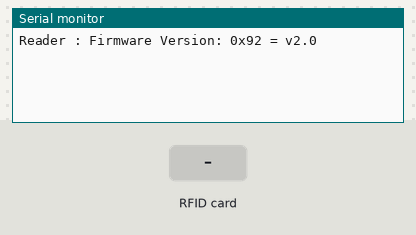
The sketch below on a simulated Arduino Uno, built with avr-gcc and run on an emulated ATmega328P. Parts: the last lines printed to the serial monitor. The inputs (shaded band) are chosen by the test bench.

Above: at 1.2 s.
1.3 s: RFID card 5A 1E 97 7F held to the reader
At 1.9 s:
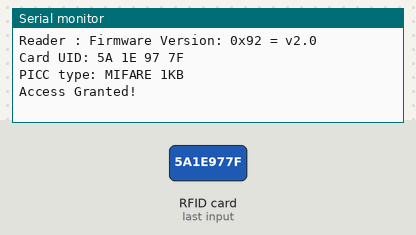
2.8 s: RFID card 5E 7A 19 C4 held to the reader
At 3.3 s:
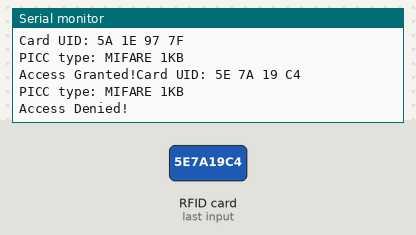

The sketch:

RFID.ino
```cpp
#include <SPI.h>
#include <MFRC522.h>

#define RST_PIN         9
#define SS_PIN          10  //就是模組上的SDA接腳
char *reference;

byte uid[]={0x5A, 0x1E, 0x97, 0x7F};//這是我們指定的卡片UID，可由讀取UID的程式取得特定卡片的UID，再修改這行

MFRC522 mfrc522;   // 建立MFRC522實體

void setup() {

  Serial.begin(9600);

  SPI.begin();        // 初始化SPI介面

  mfrc522.PCD_Init(SS_PIN, RST_PIN); // 初始化MFRC522卡
  Serial.print(F("Reader "));
  Serial.print(F(": "));
  mfrc522.PCD_DumpVersionToSerial(); // 顯示讀卡設備的版本

}


void loop() {

  // 檢查是不是一張新的卡
  if (mfrc522.PICC_IsNewCardPresent() && mfrc522.PICC_ReadCardSerial()) {
      // 顯示卡片內容
      Serial.print(F("Card UID:"));
      dump_byte_array(mfrc522.uid.uidByte, mfrc522.uid.size); // 顯示卡片的UID
      Serial.println();
      Serial.print(F("PICC type: "));
      MFRC522::PICC_Type piccType = mfrc522.PICC_GetType(mfrc522.uid.sak);
      Serial.println(mfrc522.PICC_GetTypeName(piccType));  //顯示卡片的類型
      bool they_match = true; // 初始值是假設為真
      for ( int i = 0; i < 4; i++ ) { // 卡片UID為4段，分別做比對
        if ( uid[i] != mfrc522.uid.uidByte[i] ) {
          they_match = false; // 如果任何一個比對不正確，they_match就為false，然後就結束比對
          break;
        }

      }
      if(they_match){
        Serial.print(F("Access Granted!"));
      }else{
        Serial.print(F("Access Denied!"));
      }
      mfrc522.PICC_HaltA();  // 卡片進入停止模式
    }
}

/**
 * 這個副程式把讀取到的UID，用16進位顯示出來
 */
void dump_byte_array(byte *buffer, byte bufferSize) {
  for (byte i = 0; i < bufferSize; i++) {
    Serial.print(buffer[i] < 0x10 ? " 0" : " ");
    Serial.print(buffer[i], HEX);
  }
}
```

Measured:
- after the input at 1.3 s, the serial monitor: prints a new line at once (image 1)
- after the input at 2.8 s, the serial monitor: prints a new line at once (image 2)
